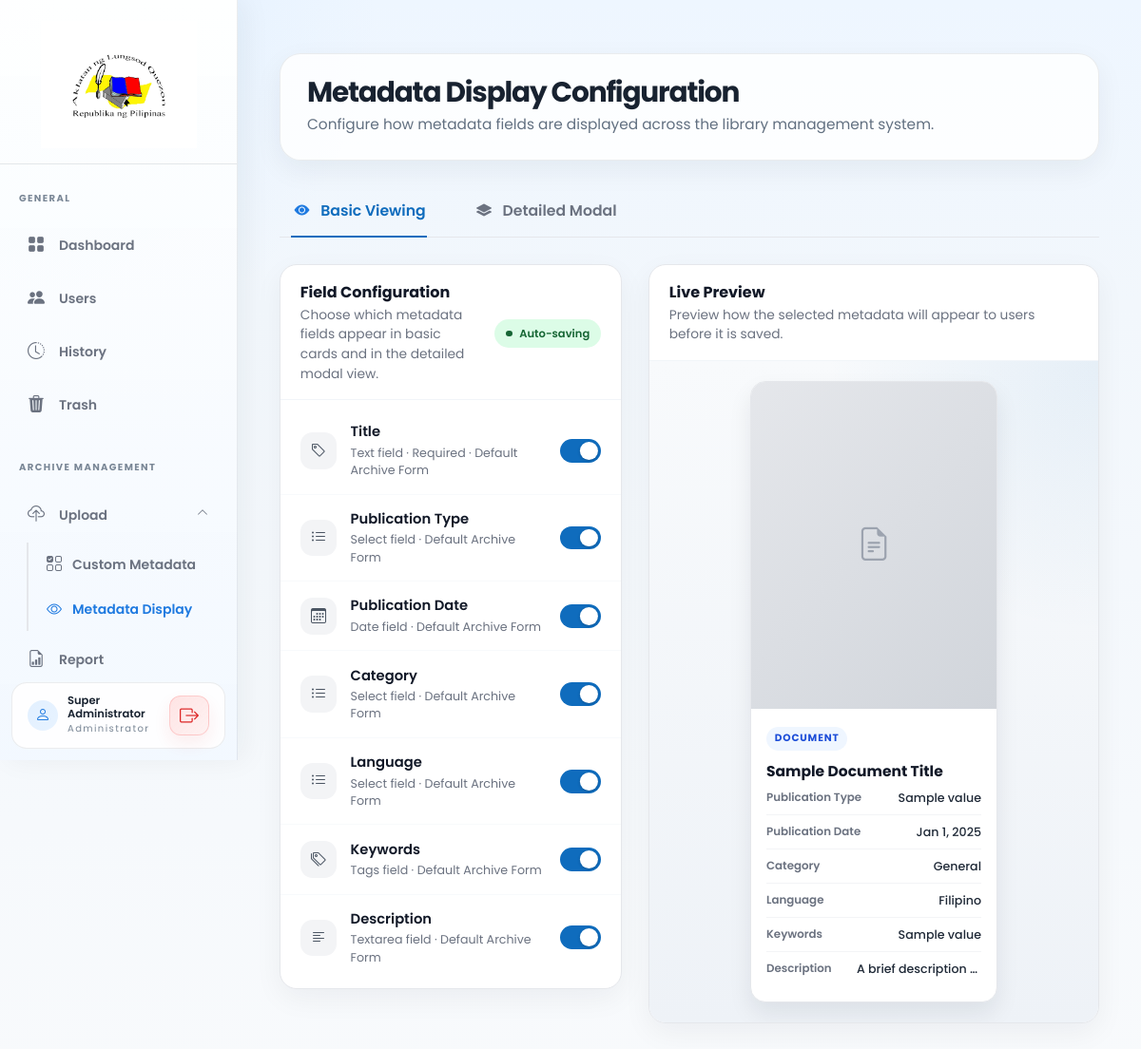
The page /admin_pages/metadata-display.php (signed in) on the database its author committed.
### tables this page shows
CREATE TABLE IF NOT EXISTS users (
    id INT PRIMARY KEY AUTO_INCREMENT,
    username VARCHAR(50) UNIQUE NOT NULL,
    password VARCHAR(255) NOT NULL,
    full_name VARCHAR(100) NOT NULL,
    email VARCHAR(100) UNIQUE NOT NULL,
    profile_photo VARCHAR(255) DEFAULT NULL,
    role ENUM('super_admin', 'admin') DEFAULT 'admin',
    status ENUM('active', 'inactive') DEFAULT 'active',
    last_login DATETIME DEFAULT NULL,
    deleted_by INT DEFAULT NULL,
    deleted_at DATETIME DEFAULT NULL,
    created_at DATETIME DEFAULT CURRENT_TIMESTAMP,
    updated_at DATETIME DEFAULT CURRENT_TIMESTAMP ON UPDATE CURRENT_TIMESTAMP
);

CREATE TABLE IF NOT EXISTS form_fields (
    id INT PRIMARY KEY AUTO_INCREMENT,
    form_id INT NOT NULL COMMENT 'References form_templates.id',
    field_label VARCHAR(255) NOT NULL COMMENT 'Display label shown to users',
    field_type ENUM('text', 'textarea', 'number', 'date', 'select', 'checkbox', 'radio', 'tags') NOT NULL,
    field_options TEXT DEFAULT NULL COMMENT 'JSON array for select/checkbox/radio options',
    is_required TINYINT(1) DEFAULT 0 COMMENT '1 = required field, 0 = optional',
    display_order INT DEFAULT 0 COMMENT 'Sort order for display on forms',
    help_text TEXT DEFAULT NULL COMMENT 'Optional help text displayed near field',
    created_at DATETIME DEFAULT CURRENT_TIMESTAMP,
    updated_at DATETIME DEFAULT CURRENT_TIMESTAMP ON UPDATE CURRENT_TIMESTAMP,
    FOREIGN KEY (form_id) REFERENCES form_templates(id) ON DELETE CASCADE,
    INDEX idx_form_order (form_id, display_order)
);

CREATE TABLE IF NOT EXISTS form_templates (
    id INT PRIMARY KEY AUTO_INCREMENT,
    name VARCHAR(255) NOT NULL,
    description TEXT DEFAULT NULL,
    status ENUM('draft', 'active', 'archived') DEFAULT 'draft',
    is_active TINYINT(1) DEFAULT 0 COMMENT '1 = currently active template, 0 = inactive',
    modified_by INT DEFAULT NULL,
    created_at DATETIME DEFAULT CURRENT_TIMESTAMP,
    updated_at DATETIME DEFAULT CURRENT_TIMESTAMP ON UPDATE CURRENT_TIMESTAMP,
    INDEX idx_status (status),
    INDEX idx_is_active (is_active),
    CONSTRAINT fk_form_modified_by FOREIGN KEY (modified_by) REFERENCES users(id) ON DELETE SET NULL
);

### admin_pages/metadata-display.php (called while the page is built, shortened)
<?php
require_once __DIR__ . '/../backend/core/config.php';
require_once __DIR__ . '/../backend/core/auth.php';
require_once __DIR__ . '/../backend/core/functions.php';
$fields = [];
try {
    $stmt = $pdo->query("
        SELECT
            ff.id,
            ff.field_label,
            ff.field_type,
            ff.is_required,
            ff.display_order,
            ff.help_text,
            ft.name AS form_name,
            ft.is_active,
            COALESCE(mdc.show_on_card, 1)   AS show_on_card,
            COALESCE(mdc.show_in_modal, 1)  AS show_in_modal
        FROM form_fields ff
        JOIN form_templates ft ON ff.form_id = ft.id
        LEFT JOIN metadata_display_config mdc ON ff.id = mdc.form_field_id
        WHERE ft.is_active = 1
        ORDER BY ff.display_order ASC, ff.id ASC
    ");
    $fields = $stmt->fetchAll(PDO::FETCH_ASSOC);
} catch (Exception $e) {
    $fields = [];
}
$sampleFile = null;
try {
    $sampleStmt = $pdo->query("
        SELECT n.id, n.title, n.thumbnail_path, n.file_type, n.file_size, n.created_at
        FROM newspapers n
        WHERE n.deleted_at IS NULL
        ORDER BY n.created_at DESC
        LIMIT 1
    ");
    $sampleFile = $sampleStmt->fetch(PDO::FETCH_ASSOC);
} catch (Exception $e) {
    $sampleFile = null;
}
include __DIR__ . '/../views/metadata-display.php';

### backend/core/config.php (called while the page is built, shortened)
<?php
if (!function_exists('route_url')) {
    function route_url(string $name = 'home', array $query = []): string
    {
        static $routes = [
        'home' => '/',
        'browse' => '/browse',
        'collections' => '/collections',
        'reader' => '/read',
        'public-open' => '/open',
        'public-pdf-viewer' => '/pdf-viewer',
        'serve-file' => '/serve-file',
        'user-convert-mobi' => '/convert-mobi',
        'user-serve-cbz-image' => '/serve-cbz-image',
        'login' => '/login',
        'forgot-password' => '/forgot-password',
        'reset-password' => '/reset-password',
        'logout' => '/logout',
        'dashboard' => '/dashboard',
        'users' => '/users',
        'history' => '/history',
        'trash' => '/trash',
        'upload' => '/upload',
        'form-library' => '/form-library',
        'form-builder' => '/form-builder',
        'metadata-display' => '/metadata-display',
        'report' => '/report',
        'settings' => '/settings',
        'admin-reader' => '/admin/read',
        'admin-pdf-viewer' => '/admin/pdf-viewer',
        'admin-convert-mobi' => '/admin/convert-mobi',
        'admin-serve-cbz-image' => '/admin/serve-cbz-image',
        'admin-serve-file' => '/admin/serve-file',
        'worker' => '/admin/worker',
        'check-user-availability' => '/admin/check-user-availability',
        ];
        $path = $routes[$name] ?? '/' . ltrim($name, '/');
        $url = rtrim(APP_URL, '/') . $path;
        return $url;
    }
}
?>

### backend/core/functions.php (called while the page is built, shortened)
<?php
function isLoggedIn()
{
    return isset($_SESSION['user_id']) && !empty($_SESSION['user_id']);
}
function getCurrentUser()
{
    global $pdo;
    $stmt = $pdo->prepare("SELECT * FROM users WHERE id = ?");
    $stmt->execute([$_SESSION['user_id']]);
    return $stmt->fetch();
}

### backend/core/auth.php (called while the page is built, shortened)
<?php
require_once __DIR__ . '/config.php';
require_once __DIR__ . '/functions.php';
$currentUser = getCurrentUser();

### views/metadata-display.php (the view, shortened to what this page needs)
<?php
include __DIR__ . '/layouts/header.php';
?>
<div class="container-fluid md-page">
    <div class="page-header admin-page-header">
        <div>
            <h1 class="page-title">Metadata Display Configuration</h1>
            <div class="page-subtitle">Configure how metadata fields are displayed across the library management
                system.</div>
        </div>
    </div>
    <ul class="nav md-tabs" id="mdTabs">
        <li class="nav-item">
            <a class="nav-link active" href="#" data-tab="card">
                <i class="bi bi-eye-fill"></i>Basic Viewing
            </a>
        </li>
        <li class="nav-item">
            <a class="nav-link" href="#" data-tab="modal">
                <i class="bi bi-layers-fill"></i>Detailed Modal
            </a>
        </li>
    </ul>
    <?php if (empty($fields)): ?>
        <div class="md-empty-state">
            <i class="bi bi-info-circle-fill"></i>
            <div>
                <strong>No custom metadata fields found.</strong>
                <span class="md-empty-state-text">Go to <a href="<?= route_url('form-builder') ?>" class="fw-semibold">Custom
                        Metadata</a> and create some fields first. They will automatically appear here.</span>
            </div>
        </div>
    <?php else: ?>
        <div class="md-layout">
            <div class="md-config-panel">
                <div class="md-config-header">
                    <div>
                        <h6 class="md-section-title">Field Configuration</h6>
                        <p class="md-section-subtitle">Choose which metadata fields appear in basic cards and in the
                            detailed modal view.</p>
                    </div>
                    <span class="md-autosave-badge"><span class="dot"></span>Auto-saving</span>
                </div>
                <div class="md-field-list" id="mdFieldList">
                    <?php foreach ($fields as $field): ?>
                        <?php
                        $icon = match ($field['field_type']) {
                            'date' => 'bi-calendar3',
                            'number' => 'bi-hash',
                            'textarea' => 'bi-text-left',
                            'select', 'radio' => 'bi-list-ul',
                            'checkbox' => 'bi-check2-square',
                            'tags' => 'bi-tags',
                            default => 'bi-tag',
                        };
                        ?>
                        <div class="md-field-row" data-field-id="<?= $field['id'] ?>"
                            data-card="<?= (int) $field['show_on_card'] ?>" data-modal="<?= (int) $field['show_in_modal'] ?>"
                            data-label="<?= htmlspecialchars($field['field_label']) ?>"
                            data-type="<?= htmlspecialchars($field['field_type']) ?>">
                            <div class="md-field-icon"><i class="bi <?= $icon ?>"></i></div>
                            <div class="md-field-meta">
                                <div class="md-field-label"><?= htmlspecialchars($field['field_label']) ?></div>
                                <div class="md-field-desc"><?= ucfirst($field['field_type']) ?>
                                    field<?= $field['is_required'] ? ' · Required' : '' ?><?= $field['form_name'] ? ' · ' . htmlspecialchars($field['form_name']) : '' ?>
                                </div>
                            </div>
                            <label class="md-toggle">
                                <span class="slider"></span>
                            </label>
                        </div>
                    <?php endforeach; ?>
                </div>
            </div>
            <div class="md-preview-panel">
                <div class="md-preview-surface">
                    <div class="md-preview-header">
                        <div>
                            <h6 class="md-section-title">Live Preview</h6>
                            <p class="md-section-subtitle">Preview how the selected metadata will appear to users before
                                it is saved.</p>
                        </div>
                    </div>
                    <div class="md-preview-body">
                        <div id="previewCard">
                            <div class="md-preview-card">
                                <div class="md-preview-thumb">
                                    <?php if ($sampleFile && $sampleFile['thumbnail_path']): ?>
                                        <img src="<?= APP_URL . '/' . htmlspecialchars($sampleFile['thumbnail_path']) ?>"
                                            alt="Preview">
                                    <?php else: ?>
                                        <i class="bi bi-file-earmark-text"></i>
                                    <?php endif; ?>
                                </div>
                                <div class="md-preview-card-body">
                                    <div class="md-preview-cat">Document</div>
                                    <div class="md-preview-title">
                                        <?= $sampleFile ? htmlspecialchars($sampleFile['title']) : 'Sample Document Title' ?>
                                    </div>
                                    <div id="previewCardMeta"></div>
                                </div>
                            </div>
                        </div>
                    </div>
                </div>
            </div>
        </div>
    <?php endif; ?>
</div>
<?php include __DIR__ . '/layouts/footer.php'; ?>

### views/layouts/sidebar.php (shortened to what this page needs)
<aside class="sidebar" id="sidebar">
    <div class="sidebar-header">
        <div class="logo-container">
            <img src="<?= APP_URL ?>/assets/images/sidebarlogo.png" alt="QCPL Logo" class="sidebar-logo">
        </div>
    </div>
    <nav class="sidebar-nav">
        <div class="nav-section">
            <span class="nav-section-title">GENERAL</span>
            <ul class="nav-list">
                <li class="nav-item">
                    <a href="<?= route_url('dashboard') ?>"
                        class="nav-link <?= basename($_SERVER['PHP_SELF']) == 'dashboard.php' ? 'active' : '' ?>">
                        <i class="bi bi-grid-fill"></i>
                        <span>Dashboard</span>
                    </a>
                </li>
                <li class="nav-item">
                    <a href="<?= route_url('users') ?>"
                        class="nav-link <?= basename($_SERVER['PHP_SELF']) == 'users.php' ? 'active' : '' ?>">
                        <i class="bi bi-people-fill"></i>
                        <span>Users</span>
                    </a>
                </li>
                <li class="nav-item">
                    <a href="<?= route_url('history') ?>"
                        class="nav-link <?= basename($_SERVER['PHP_SELF']) == 'history.php' ? 'active' : '' ?>">
                        <i class="bi bi-clock-history"></i>
                        <span>History</span>
                    </a>
                </li>
                <li class="nav-item">
                    <a href="<?= route_url('trash') ?>"
                        class="nav-link <?= basename($_SERVER['PHP_SELF']) == 'trash.php' ? 'active' : '' ?>">
                        <i class="bi bi-trash3-fill"></i>
                        <span>Trash</span>
                    </a>
                </li>
            </ul>
        </div>
        <div class="nav-section">
            <span class="nav-section-title">ARCHIVE MANAGEMENT</span>
            <ul class="nav-list">
                <li class="nav-item position-relative">
                    <a href="<?= route_url('upload') ?>"
                        class="nav-link <?= basename($_SERVER['PHP_SELF']) == 'upload.php' ? 'active' : '' ?>">
                        <i class="bi bi-cloud-upload"></i>
                        <span>Upload</span>
                    </a>
                    <a href="#uploadSubmenu" data-bs-toggle="collapse"
                        aria-expanded="<?= in_array(basename($_SERVER['PHP_SELF']), ['upload.php', 'form-library.php', 'form-builder.php', 'metadata-display.php']) ? 'true' : 'false' ?>"
                        class="submenu-toggle position-absolute d-flex align-items-center justify-content-center"
                        style="right: 20px; top: 2px; height: 44px; width: 32px; z-index: 5; color: #6B7280; text-decoration: none;">
                        <i class="bi bi-chevron-down dropdown-indicator"></i>
                    </a>
                    <ul class="collapse sidebar-submenu list-unstyled <?= in_array(basename($_SERVER['PHP_SELF']), ['upload.php', 'form-library.php', 'form-builder.php', 'metadata-display.php']) ? 'show' : '' ?>"
                        id="uploadSubmenu">
                        <li class="nav-item">
                            <a href="<?= route_url('form-library') ?>"
                                class="nav-link sub-nav-link <?= in_array(basename($_SERVER['PHP_SELF']), ['form-library.php', 'form-builder.php']) ? 'active' : '' ?>">
                                <i class="bi bi-ui-checks-grid"></i>
                                <span>Custom Metadata</span>
                            </a>
                        </li>
                        <li class="nav-item">
                            <a href="<?= route_url('metadata-display') ?>"
                                class="nav-link sub-nav-link <?= basename($_SERVER['PHP_SELF']) == 'metadata-display.php' ? 'active' : '' ?>">
                                <i class="bi bi-eye"></i>
                                <span>Metadata Display</span>
                            </a>
                        </li>
                    </ul>
                </li>
                <li class="nav-item">
                    <a href="<?= route_url('report') ?>"
                        class="nav-link <?= basename($_SERVER['PHP_SELF']) == 'report.php' ? 'active' : '' ?>">
                        <i class="bi bi-file-earmark-bar-graph"></i>
                        <span>Report</span>
                    </a>
                </li>
            </ul>
        </div>
    </nav>
    <div class="sidebar-footer">
        <div class="sidebar-avatar">
            <i class="bi bi-person"></i>
        </div>
        <div class="sidebar-user-info">
            <span class="sidebar-user-name"><?= htmlspecialchars($currentUser['full_name'] ?? 'User') ?></span>
            <span class="sidebar-user-role">Administrator</span>
        </div>
        <a href="#" data-bs-toggle="modal" data-bs-target="#logoutModal" class="sidebar-logout-btn" title="Logout">
            <i class="bi bi-box-arrow-right"></i>
        </a>
    </div>
</aside>

### rows shown on the page
users: full_name "Super Administrator"
form_fields: field_label "Title", field_type "Text", is_required "· Required", form.name "Default Archive Form"
form_fields: field_label "Publication Type", field_type "Select", form.name "Default Archive Form"
form_fields: field_label "Publication Date", field_type "Date", form.name "Default Archive Form"
form_fields: field_label "Category", field_type "Select", form.name "Default Archive Form"
form_fields: field_label "Language", field_type "Select", form.name "Default Archive Form"
form_fields: field_label "Keywords", field_type "Tags", form.name "Default Archive Form"
form_fields: field_label "Description", field_type "Textarea", form.name "Default Archive Form"
